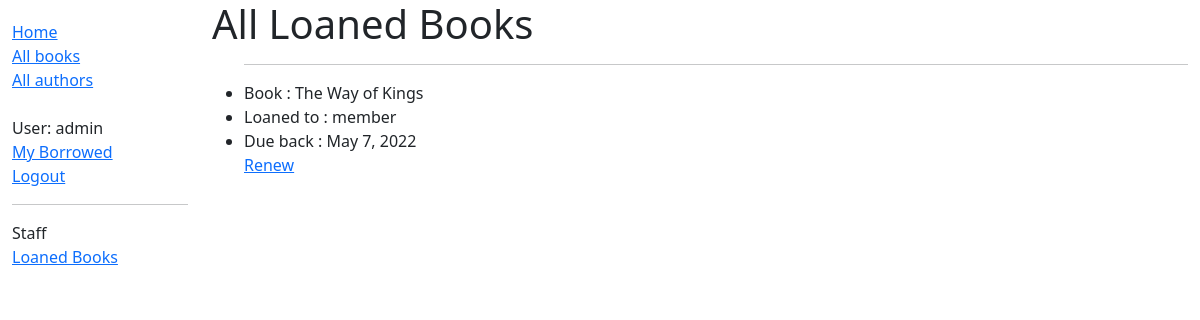
Page /catalog/borrowed/ (signed in) on the committed database.
### catalog/models.py (models this page shows, shortened)
class BookInstance(models.Model):
    id = models.UUIDField(primary_key=True, default=uuid.uuid4,
                          help_text='Unique ID for this particular book across whole library')
    book = models.ForeignKey('Book', on_delete=models.RESTRICT, null=True)
    imprint = models.CharField(max_length=200)
    due_back = models.DateField(null=True, blank=True)
    borrower = models.ForeignKey(User, on_delete=models.SET_NULL, null=True, blank=True)
    LOAN_STATUS = (
        ('m', 'Maintenance'),
        ('o', 'On loan'),
        ('a', 'Available'),
        ('r', 'Reserved'),
    )
    status = models.CharField(
        max_length=1,
        choices=LOAN_STATUS,
        blank=True,
        default='m',
        help_text='Book availability',
    )
    class Meta:
        ordering = ['due_back']
        permissions = (("can_mark_returned", "Set book as returned"),)

class Book(models.Model):
    title = models.CharField(max_length=200)
    author = models.ForeignKey('Author', on_delete=models.SET_NULL, null=True)
    summary = models.TextField(max_length=1000, help_text='Enter a brief description of the book')
    isbn = models.CharField('ISBN', max_length=13, unique=True,
                            help_text='13 Character <a href="https://www.isbn-international.org'
                            '/content/what-isbn">ISBN number</a>')
    genre = models.ManyToManyField(Genre, help_text='Select a genre for this book')
    language = models.ForeignKey('Language', on_delete=models.SET_NULL, null=True)
    def __str__(self):
        return self.title

### catalog/views.py (the view)
# urls.py: path('borrowed/', views.LoanedBooksAllListView.as_view(),
class LoanedBooksAllListView(PermissionRequiredMixin, generic.ListView):
    model = BookInstance
    permission_required = 'catalog.can_mark_returned'
    paginate_by = 10
    context_object_name = 'books_list'
    template_name = 'catalog/loaned_books_all.html'
    queryset = BookInstance.objects.filter(status__exact='o').order_by('due_back')

### catalog/templates/catalog/loaned_books_all.html (shortened to what this page needs)
{% extends 'base_generic.html' %}
{% block content %}
  <h1>All Loaned Books</h1>
  {% if books_list %}
    <ul>
    {% for book in books_list %}
      <hr>
      <li>Book : {{ book.book }}</li>
      <li>Loaned to : {{ book.borrower }}</li>
      <li>Due back : {{ book.due_back }}</li>
      {% if perms.catalog.can_mark_returned %}
        <a href="{% url 'renew-book-librarian' book.id %}">Renew</a>
      {% endif %}
    {% endfor %}
    </ul>
  {% else %}
    <p>There are no books on loan at the moment.</p>
  {% endif %}
{% endblock %}

### catalog/templates/base_generic.html (shortened to what this page needs)
<!DOCTYPE html>
<html lang="en">
<head>
  <link href="https://cdn.jsdelivr.net/npm/bootstrap@5.1.3/dist/css/bootstrap.min.css" rel="stylesheet">
  {% load static %}
  <link rel="stylesheet" href="{% static 'css/styles.css' %}">
</head>
<body>
  <div class="container-fluid">
    <div class="row">
      <div class="col-sm-2">
      {% block sidebar %}
        <ul class="sidebar-nav">
          <li><a href="{% url 'index' %}">Home</a></li>
          <li><a href="{% url 'books' %}">All books</a></li>
          <li><a href="{% url 'authors' %}">All authors</a></li>
          {% if user.is_authenticated %}
          <br>
            <li>User: {{ user.get_username }}</li>
            <li><a href="{% url 'my-borrowed' %}">My Borrowed</a></li>
            <li><a href="{% url 'logout'%}?next={{request.path}}">Logout</a></li>
            {% if user.is_staff %}
              <hr>
              <li>Staff</li>
              <li><a href="{% url 'all-borrowed' %}">Loaned Books</a></li>
            {% endif %}
          {% else %}
            <li><a href="{% url 'login'%}?next={{request.path}}">Login</a></li>
          {% endif %}
        </ul>
     {% endblock %}
      </div>
      <div class="col-sm-10 ">
        {% block content %}{% endblock %}
      </div>
    </div>
  </div>
</body>
</html>

### catalog/static/css/styles.css (style rules this page uses)
.sidebar-nav { margin-top: 20px; padding: 0; list-style: none; }

### rows in the picture
BookInstance: book "The Way of Kings", borrower "member", due_back "May 7, 2022"

### other values in the picture
{{ user.get_username }} "admin"
